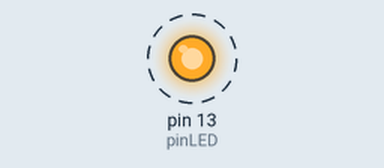
This sketch was run on a simulated Arduino Uno, built with avr-gcc and run on an emulated ATmega328P. On the bench: output pins drawn as LEDs (lit = HIGH). Dashed ring = blinking. What the sketch prints to the serial monitor is not drawn.

Above: at 0.02 s.
Timing chart, 0 to 3.0 s (numbered marks = the images above):
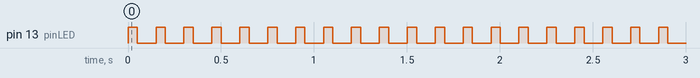

The sketch:

belajarLED.ino
```cpp
int pinLED = 13;

void setup() {
  // put your setup code here, to run once:
  pinMode(pinLED,OUTPUT);
  Serial.begin(9600);//menyiapkan serial monitor
  Serial.println("alat menyala dan siap digunakan!");


}

void loop() {

  // put your main code here, to run repeatedly:
  digitalWrite(pinLED,HIGH);//Mematikan LED
  Serial.println("lampu menyala");
  delay(50);
  digitalWrite(pinLED,LOW);//Menyalakan LED
   Serial.println("lampu mati");
 delay(100);

  digitalWrite(pinLED,HIGH);//Mematikan LED
  delay(50);
  digitalWrite(pinLED,LOW);//Menyalakan LED
  delay(100);


}
```

Measured:
- by itself, pin 13 (pinLED): alternates HIGH for 0.05 s and LOW for 0.10 s
